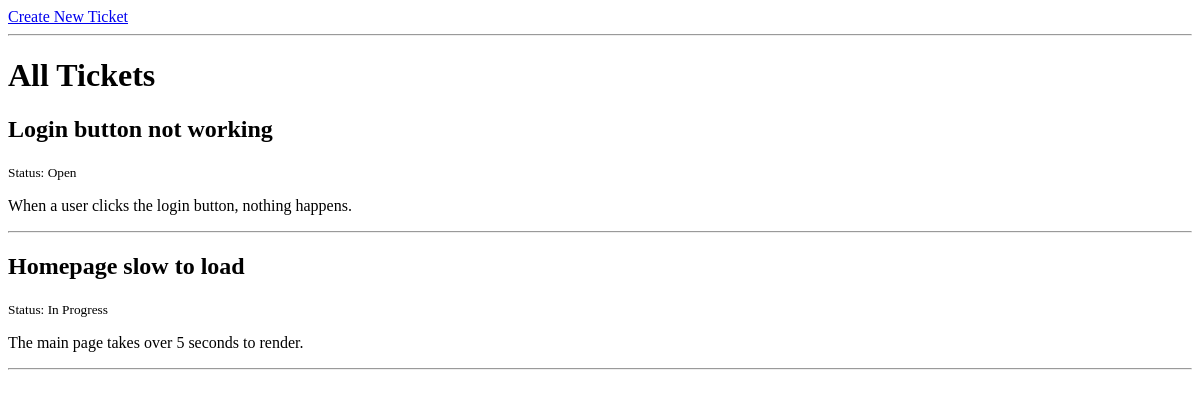
Before: / with the older database file.
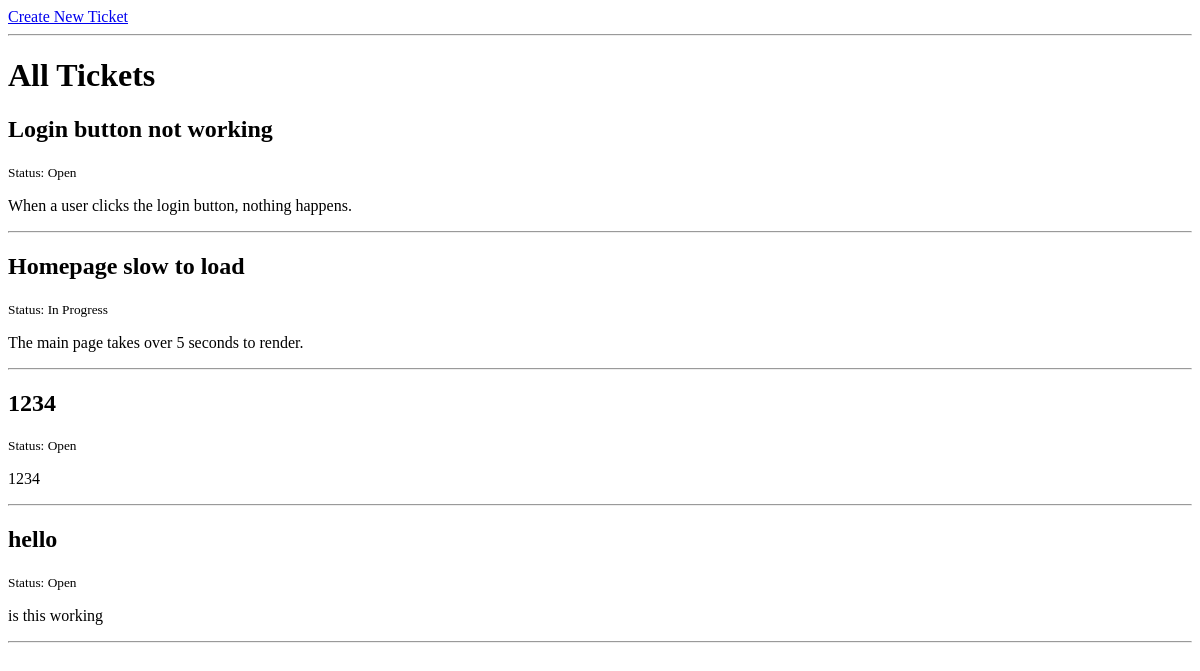
After: the same page with the newer database file.
### tables this page shows
CREATE TABLE tickets (
    id INTEGER PRIMARY KEY AUTOINCREMENT,
    created TIMESTAMP NOT NULL DEFAULT CURRENT_TIMESTAMP,
    title TEXT NOT NULL,
    description TEXT NOT NULL,
    status TEXT NOT NULL
);

### app.py (the view)
@app.route('/')
def index():
    conn = get_db_connection()
    tickets = conn.execute('SELECT * FROM tickets').fetchall()
    conn.close()
    return render_template('index.html', tickets=tickets)

### app.py (called while the page is built)
def get_db_connection():
    conn = sqlite3.connect('database.db')
    conn.row_factory = sqlite3.Row
    return conn

### templates/index.html (shortened to what this page needs)
<!DOCTYPE html>
<html lang="en">
    <head>
    </head>
    <body>
        <a href="{{ url_for('create')  }}">Create New Ticket</a>
        <hr>
        <h1>All Tickets</h1>
        {% for ticket in tickets %}
        <div>
            <h2>{{ ticket.title }}</h2>
            <p><small>Status: {{ ticket.status }}</small></p>
            <p>{{ ticket.description }}</p>
        </div>
        <hr>
        {% endfor %}
    </body>
</html>

Changed rows visible on the page:
added tickets: title "1234", status "Open", description "1234"
added tickets: title "hello", status "Open", description "is this working"
